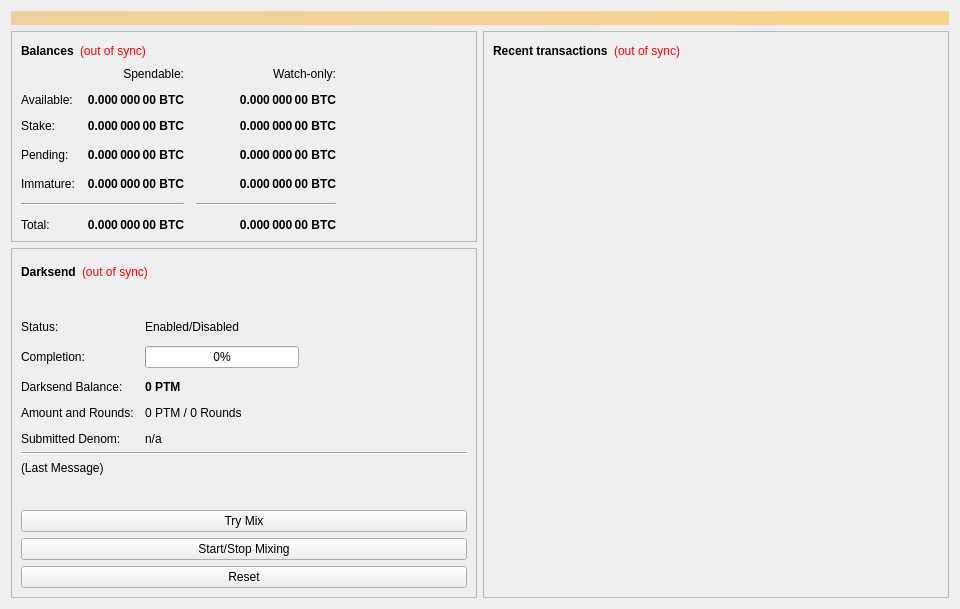
<?xml version="1.0" encoding="UTF-8"?>
<ui version="4.0">
 <class>OverviewPage</class>
 <widget class="QWidget" name="OverviewPage">
  <property name="geometry">
   <rect>
    <x>0</x>
    <y>0</y>
    <width>960</width>
    <height>594</height>
   </rect>
  </property>
  <property name="minimumSize">
   <size>
    <width>960</width>
    <height>0</height>
   </size>
  </property>
  <property name="windowTitle">
   <string>Form</string>
  </property>
  <layout class="QVBoxLayout" name="topLayout">
   <item>
    <widget class="QLabel" name="labelAlerts">
     <property name="visible">
      <bool>false</bool>
     </property>
     <property name="styleSheet">
      <string notr="true">background-color: qlineargradient(x1: 0, y1: 0, x2: 1, y2: 0, stop:0 #F0D0A0, stop:1 #F8D488); color:#000000;</string>
     </property>
     <property name="wordWrap">
      <bool>true</bool>
     </property>
     <property name="margin">
      <number>3</number>
     </property>
    </widget>
   </item>
   <item>
    <layout class="QHBoxLayout" name="horizontalLayout" stretch="1,1">
     <item>
      <layout class="QVBoxLayout" name="verticalLayout_2">
       <item>
        <widget class="QFrame" name="frame">
         <property name="frameShape">
          <enum>QFrame::StyledPanel</enum>
         </property>
         <property name="frameShadow">
          <enum>QFrame::Raised</enum>
         </property>
         <layout class="QVBoxLayout" name="verticalLayout_4">
          <item>
           <layout class="QHBoxLayout" name="horizontalLayout_4">
            <item>
             <widget class="QLabel" name="label_5">
              <property name="font">
               <font>
                <weight>75</weight>
                <bold>true</bold>
               </font>
              </property>
              <property name="text">
               <string>Balances</string>
              </property>
             </widget>
            </item>
            <item>
             <widget class="QLabel" name="labelWalletStatus">
              <property name="cursor">
               <cursorShape>WhatsThisCursor</cursorShape>
              </property>
              <property name="toolTip">
               <string>The displayed information may be out of date. Your wallet automatically synchronizes with the Positronium network after a connection is established, but this process has not completed yet.</string>
              </property>
              <property name="styleSheet">
               <string notr="true">QLabel { color: red; }</string>
              </property>
              <property name="text">
               <string notr="true">(out of sync)</string>
              </property>
              <property name="alignment">
               <set>Qt::AlignLeading|Qt::AlignLeft|Qt::AlignVCenter</set>
              </property>
             </widget>
            </item>
            <item>
             <spacer name="horizontalSpacer_3">
              <property name="orientation">
               <enum>Qt::Horizontal</enum>
              </property>
              <property name="sizeHint" stdset="0">
               <size>
                <width>40</width>
                <height>20</height>
               </size>
              </property>
             </spacer>
            </item>
           </layout>
          </item>
          <item>
           <layout class="QGridLayout" name="gridLayout">
            <property name="spacing">
             <number>12</number>
            </property>
            <item row="3" column="2">
             <widget class="QLabel" name="labelWatchPending">
              <property name="font">
               <font>
                <weight>75</weight>
                <bold>true</bold>
               </font>
              </property>
              <property name="cursor">
               <cursorShape>IBeamCursor</cursorShape>
              </property>
              <property name="toolTip">
               <string>Unconfirmed transactions to watch-only addresses</string>
              </property>
              <property name="text">
               <string notr="true">0.000 000 00 BTC</string>
              </property>
              <property name="alignment">
               <set>Qt::AlignRight|Qt::AlignTrailing|Qt::AlignVCenter</set>
              </property>
              <property name="textInteractionFlags">
               <set>Qt::LinksAccessibleByMouse|Qt::TextSelectableByKeyboard|Qt::TextSelectableByMouse</set>
              </property>
             </widget>
            </item>
            <item row="3" column="1">
             <widget class="QLabel" name="labelUnconfirmed">
              <property name="font">
               <font>
                <weight>75</weight>
                <bold>true</bold>
               </font>
              </property>
              <property name="cursor">
               <cursorShape>IBeamCursor</cursorShape>
              </property>
              <property name="toolTip">
               <string>Total of transactions that have yet to be confirmed, and do not yet count toward the spendable balance</string>
              </property>
              <property name="text">
               <string notr="true">0.000 000 00 BTC</string>
              </property>
              <property name="alignment">
               <set>Qt::AlignRight|Qt::AlignTrailing|Qt::AlignVCenter</set>
              </property>
              <property name="textInteractionFlags">
               <set>Qt::LinksAccessibleByMouse|Qt::TextSelectableByKeyboard|Qt::TextSelectableByMouse</set>
              </property>
             </widget>
            </item>
            <item row="4" column="2">
             <widget class="QLabel" name="labelWatchImmature">
              <property name="font">
               <font>
                <weight>75</weight>
                <bold>true</bold>
               </font>
              </property>
              <property name="cursor">
               <cursorShape>IBeamCursor</cursorShape>
              </property>
              <property name="toolTip">
               <string>Mined balance in watch-only addresses that has not yet matured</string>
              </property>
              <property name="text">
               <string notr="true">0.000 000 00 BTC</string>
              </property>
              <property name="alignment">
               <set>Qt::AlignRight|Qt::AlignTrailing|Qt::AlignVCenter</set>
              </property>
              <property name="textInteractionFlags">
               <set>Qt::LinksAccessibleByMouse|Qt::TextSelectableByKeyboard|Qt::TextSelectableByMouse</set>
              </property>
             </widget>
            </item>
            <item row="5" column="0" colspan="2">
             <widget class="Line" name="lineSpendableBalance">
              <property name="orientation">
               <enum>Qt::Horizontal</enum>
              </property>
             </widget>
            </item>
            <item row="5" column="2">
             <widget class="Line" name="lineWatchBalance">
              <property name="sizePolicy">
               <sizepolicy hsizetype="Preferred" vsizetype="Fixed">
                <horstretch>0</horstretch>
                <verstretch>0</verstretch>
               </sizepolicy>
              </property>
              <property name="minimumSize">
               <size>
                <width>140</width>
                <height>0</height>
               </size>
              </property>
              <property name="orientation">
               <enum>Qt::Horizontal</enum>
              </property>
             </widget>
            </item>
            <item row="6" column="0">
             <widget class="QLabel" name="labelTotalText">
              <property name="text">
               <string>Total:</string>
              </property>
             </widget>
            </item>
            <item row="4" column="1">
             <widget class="QLabel" name="labelImmature">
              <property name="font">
               <font>
                <weight>75</weight>
                <bold>true</bold>
               </font>
              </property>
              <property name="cursor">
               <cursorShape>IBeamCursor</cursorShape>
              </property>
              <property name="toolTip">
               <string>Mined balance that has not yet matured</string>
              </property>
              <property name="text">
               <string notr="true">0.000 000 00 BTC</string>
              </property>
              <property name="alignment">
               <set>Qt::AlignRight|Qt::AlignTrailing|Qt::AlignVCenter</set>
              </property>
              <property name="textInteractionFlags">
               <set>Qt::LinksAccessibleByMouse|Qt::TextSelectableByKeyboard|Qt::TextSelectableByMouse</set>
              </property>
             </widget>
            </item>
            <item row="3" column="3">
             <spacer name="horizontalSpacer_2">
              <property name="orientation">
               <enum>Qt::Horizontal</enum>
              </property>
              <property name="sizeHint" stdset="0">
               <size>
                <width>40</width>
                <height>20</height>
               </size>
              </property>
             </spacer>
            </item>
            <item row="4" column="0">
             <widget class="QLabel" name="labelImmatureText">
              <property name="text">
               <string>Immature:</string>
              </property>
             </widget>
            </item>
            <item row="6" column="1">
             <widget class="QLabel" name="labelTotal">
              <property name="font">
               <font>
                <weight>75</weight>
                <bold>true</bold>
               </font>
              </property>
              <property name="cursor">
               <cursorShape>IBeamCursor</cursorShape>
              </property>
              <property name="toolTip">
               <string>Your current total balance</string>
              </property>
              <property name="text">
               <string notr="true">0.000 000 00 BTC</string>
              </property>
              <property name="alignment">
               <set>Qt::AlignRight|Qt::AlignTrailing|Qt::AlignVCenter</set>
              </property>
              <property name="textInteractionFlags">
               <set>Qt::LinksAccessibleByMouse|Qt::TextSelectableByKeyboard|Qt::TextSelectableByMouse</set>
              </property>
             </widget>
            </item>
            <item row="6" column="2">
             <widget class="QLabel" name="labelWatchTotal">
              <property name="font">
               <font>
                <weight>75</weight>
                <bold>true</bold>
               </font>
              </property>
              <property name="cursor">
               <cursorShape>IBeamCursor</cursorShape>
              </property>
              <property name="toolTip">
               <string>Current total balance in watch-only addresses</string>
              </property>
              <property name="text">
               <string notr="true">0.000 000 00 BTC</string>
              </property>
              <property name="alignment">
               <set>Qt::AlignRight|Qt::AlignTrailing|Qt::AlignVCenter</set>
              </property>
              <property name="textInteractionFlags">
               <set>Qt::LinksAccessibleByMouse|Qt::TextSelectableByKeyboard|Qt::TextSelectableByMouse</set>
              </property>
             </widget>
            </item>
            <item row="0" column="2">
             <widget class="QLabel" name="labelWatchonly">
              <property name="text">
               <string>Watch-only:</string>
              </property>
              <property name="alignment">
               <set>Qt::AlignRight|Qt::AlignTrailing|Qt::AlignVCenter</set>
              </property>
             </widget>
            </item>
            <item row="1" column="0">
             <widget class="QLabel" name="labelBalanceText">
              <property name="text">
               <string>Available:</string>
              </property>
             </widget>
            </item>
            <item row="1" column="1">
             <widget class="QLabel" name="labelBalance">
              <property name="font">
               <font>
                <weight>75</weight>
                <bold>true</bold>
               </font>
              </property>
              <property name="cursor">
               <cursorShape>IBeamCursor</cursorShape>
              </property>
              <property name="toolTip">
               <string>Your current spendable balance</string>
              </property>
              <property name="text">
               <string notr="true">0.000 000 00 BTC</string>
              </property>
              <property name="alignment">
               <set>Qt::AlignRight|Qt::AlignTrailing|Qt::AlignVCenter</set>
              </property>
              <property name="textInteractionFlags">
               <set>Qt::LinksAccessibleByMouse|Qt::TextSelectableByKeyboard|Qt::TextSelectableByMouse</set>
              </property>
             </widget>
            </item>
            <item row="2" column="0">
             <widget class="QLabel" name="label_10">
              <property name="text">
               <string>Stake:</string>
              </property>
             </widget>
            </item>
            <item row="2" column="1">
             <widget class="QLabel" name="labelStake">
              <property name="font">
               <font>
                <weight>75</weight>
                <bold>true</bold>
               </font>
              </property>
              <property name="cursor">
               <cursorShape>IBeamCursor</cursorShape>
              </property>
              <property name="toolTip">
               <string>Total of coins that was staked, and do not yet count toward the current balance</string>
              </property>
              <property name="text">
               <string notr="true">0.000 000 00 BTC</string>
              </property>
              <property name="alignment">
               <set>Qt::AlignRight|Qt::AlignTrailing|Qt::AlignVCenter</set>
              </property>
              <property name="textInteractionFlags">
               <set>Qt::LinksAccessibleByMouse|Qt::TextSelectableByKeyboard|Qt::TextSelectableByMouse</set>
              </property>
             </widget>
            </item>
            <item row="2" column="2">
             <widget class="QLabel" name="labelWatchStake">
              <property name="font">
               <font>
                <weight>75</weight>
                <bold>true</bold>
               </font>
              </property>
              <property name="cursor">
               <cursorShape>IBeamCursor</cursorShape>
              </property>
              <property name="toolTip">
               <string>Total of coins that was staked in watch-only addresses, and do not yet count toward the current watch-only balance</string>
              </property>
              <property name="text">
               <string notr="true">0.000 000 00 BTC</string>
              </property>
              <property name="alignment">
               <set>Qt::AlignRight|Qt::AlignTrailing|Qt::AlignVCenter</set>
              </property>
              <property name="textInteractionFlags">
               <set>Qt::LinksAccessibleByMouse|Qt::TextSelectableByKeyboard|Qt::TextSelectableByMouse</set>
              </property>
             </widget>
            </item>
            <item row="1" column="2">
             <widget class="QLabel" name="labelWatchAvailable">
              <property name="font">
               <font>
                <weight>75</weight>
                <bold>true</bold>
               </font>
              </property>
              <property name="cursor">
               <cursorShape>IBeamCursor</cursorShape>
              </property>
              <property name="toolTip">
               <string>Your current balance in watch-only addresses</string>
              </property>
              <property name="text">
               <string notr="true">0.000 000 00 BTC</string>
              </property>
              <property name="alignment">
               <set>Qt::AlignRight|Qt::AlignTrailing|Qt::AlignVCenter</set>
              </property>
              <property name="textInteractionFlags">
               <set>Qt::LinksAccessibleByMouse|Qt::TextSelectableByKeyboard|Qt::TextSelectableByMouse</set>
              </property>
             </widget>
            </item>
            <item row="3" column="0">
             <widget class="QLabel" name="labelPendingText">
              <property name="text">
               <string>Pending:</string>
              </property>
             </widget>
            </item>
            <item row="0" column="1">
             <widget class="QLabel" name="labelSpendable">
              <property name="text">
               <string>Spendable:</string>
              </property>
              <property name="alignment">
               <set>Qt::AlignRight|Qt::AlignTrailing|Qt::AlignVCenter</set>
              </property>
             </widget>
            </item>
           </layout>
          </item>
         </layout>
        </widget>
       </item>
       <item>
        <widget class="QFrame" name="frameDarksend">
         <property name="sizePolicy">
          <sizepolicy hsizetype="Expanding" vsizetype="Expanding">
           <horstretch>0</horstretch>
           <verstretch>0</verstretch>
          </sizepolicy>
         </property>
         <property name="minimumSize">
          <size>
           <width>0</width>
           <height>350</height>
          </size>
         </property>
         <property name="layoutDirection">
          <enum>Qt::LeftToRight</enum>
         </property>
         <property name="frameShape">
          <enum>QFrame::StyledPanel</enum>
         </property>
         <property name="frameShadow">
          <enum>QFrame::Raised</enum>
         </property>
         <layout class="QVBoxLayout" name="verticalLayout_5">
          <item>
           <layout class="QHBoxLayout" name="horizontalLayout_5">
            <item>
             <widget class="QLabel" name="label_2">
              <property name="font">
               <font>
                <weight>75</weight>
                <bold>true</bold>
               </font>
              </property>
              <property name="text">
               <string>Darksend</string>
              </property>
             </widget>
            </item>
            <item>
             <widget class="QLabel" name="labelDarksendSyncStatus">
              <property name="toolTip">
               <string>The displayed information may be out of date. Your wallet automatically synchronizes with the Positronium network after a connection is established, but this process has not completed yet.</string>
              </property>
              <property name="styleSheet">
               <string notr="true">QLabel { color: red; }</string>
              </property>
              <property name="text">
               <string notr="true">(out of sync)</string>
              </property>
              <property name="alignment">
               <set>Qt::AlignLeading|Qt::AlignLeft|Qt::AlignVCenter</set>
              </property>
             </widget>
            </item>
            <item>
             <spacer name="horizontalSpacer_4">
              <property name="orientation">
               <enum>Qt::Horizontal</enum>
              </property>
              <property name="sizeHint" stdset="0">
               <size>
                <width>40</width>
                <height>20</height>
               </size>
              </property>
             </spacer>
            </item>
           </layout>
          </item>
          <item>
           <widget class="QPushButton" name="runAutoDenom">
            <property name="palette">
             <palette>
              <active>
               <colorrole role="WindowText">
                <brush brushstyle="SolidPattern">
                 <color alpha="255">
                  <red>0</red>
                  <green>0</green>
                  <blue>0</blue>
                 </color>
                </brush>
               </colorrole>
               <colorrole role="Button">
                <brush brushstyle="SolidPattern">
                 <color alpha="255">
                  <red>239</red>
                  <green>238</green>
                  <blue>238</blue>
                 </color>
                </brush>
               </colorrole>
               <colorrole role="Light">
                <brush brushstyle="SolidPattern">
                 <color alpha="255">
                  <red>255</red>
                  <green>255</green>
                  <blue>255</blue>
                 </color>
                </brush>
               </colorrole>
               <colorrole role="Midlight">
                <brush brushstyle="SolidPattern">
                 <color alpha="255">
                  <red>247</red>
                  <green>246</green>
                  <blue>246</blue>
                 </color>
                </brush>
               </colorrole>
               <colorrole role="Dark">
                <brush brushstyle="SolidPattern">
                 <color alpha="255">
                  <red>119</red>
                  <green>119</green>
                  <blue>119</blue>
                 </color>
                </brush>
               </colorrole>
               <colorrole role="Mid">
                <brush brushstyle="SolidPattern">
                 <color alpha="255">
                  <red>159</red>
                  <green>159</green>
                  <blue>159</blue>
                 </color>
                </brush>
               </colorrole>
               <colorrole role="Text">
                <brush brushstyle="SolidPattern">
                 <color alpha="255">
                  <red>0</red>
                  <green>0</green>
                  <blue>0</blue>
                 </color>
                </brush>
               </colorrole>
               <colorrole role="BrightText">
                <brush brushstyle="SolidPattern">
                 <color alpha="255">
                  <red>255</red>
                  <green>255</green>
                  <blue>255</blue>
                 </color>
                </brush>
               </colorrole>
               <colorrole role="ButtonText">
                <brush brushstyle="SolidPattern">
                 <color alpha="255">
                  <red>0</red>
                  <green>0</green>
                  <blue>0</blue>
                 </color>
                </brush>
               </colorrole>
               <colorrole role="Base">
                <brush brushstyle="SolidPattern">
                 <color alpha="255">
                  <red>255</red>
                  <green>255</green>
                  <blue>255</blue>
                 </color>
                </brush>
               </colorrole>
               <colorrole role="Window">
                <brush brushstyle="SolidPattern">
                 <color alpha="255">
                  <red>239</red>
                  <green>238</green>
                  <blue>238</blue>
                 </color>
                </brush>
               </colorrole>
               <colorrole role="Shadow">
                <brush brushstyle="SolidPattern">
                 <color alpha="255">
                  <red>0</red>
                  <green>0</green>
                  <blue>0</blue>
                 </color>
                </brush>
               </colorrole>
               <colorrole role="AlternateBase">
                <brush brushstyle="SolidPattern">
                 <color alpha="255">
                  <red>247</red>
                  <green>246</green>
                  <blue>246</blue>
                 </color>
                </brush>
               </colorrole>
               <colorrole role="ToolTipBase">
                <brush brushstyle="SolidPattern">
                 <color alpha="255">
                  <red>255</red>
                  <green>255</green>
                  <blue>220</blue>
                 </color>
                </brush>
               </colorrole>
               <colorrole role="ToolTipText">
                <brush brushstyle="SolidPattern">
                 <color alpha="255">
                  <red>0</red>
                  <green>0</green>
                  <blue>0</blue>
                 </color>
                </brush>
               </colorrole>
              </active>
              <inactive>
               <colorrole role="WindowText">
                <brush brushstyle="SolidPattern">
                 <color alpha="255">
                  <red>0</red>
                  <green>0</green>
                  <blue>0</blue>
                 </color>
                </brush>
               </colorrole>
               <colorrole role="Button">
                <brush brushstyle="SolidPattern">
                 <color alpha="255">
                  <red>239</red>
                  <green>238</green>
                  <blue>238</blue>
                 </color>
                </brush>
               </colorrole>
               <colorrole role="Light">
                <brush brushstyle="SolidPattern">
                 <color alpha="255">
                  <red>255</red>
                  <green>255</green>
                  <blue>255</blue>
                 </color>
                </brush>
               </colorrole>
               <colorrole role="Midlight">
                <brush brushstyle="SolidPattern">
                 <color alpha="255">
                  <red>247</red>
                  <green>246</green>
                  <blue>246</blue>
                 </color>
                </brush>
               </colorrole>
               <colorrole role="Dark">
                <brush brushstyle="SolidPattern">
                 <color alpha="255">
                  <red>119</red>
                  <green>119</green>
                  <blue>119</blue>
                 </color>
                </brush>
               </colorrole>
               <colorrole role="Mid">
                <brush brushstyle="SolidPattern">
                 <color alpha="255">
                  <red>159</red>
                  <green>159</green>
                  <blue>159</blue>
                 </color>
                </brush>
               </colorrole>
               <colorrole role="Text">
                <brush brushstyle="SolidPattern">
                 <color alpha="255">
                  <red>0</red>
                  <green>0</green>
                  <blue>0</blue>
                 </color>
                </brush>
               </colorrole>
               <colorrole role="BrightText">
                <brush brushstyle="SolidPattern">
                 <color alpha="255">
                  <red>255</red>
                  <green>255</green>
                  <blue>255</blue>
                 </color>
                </brush>
               </colorrole>
               <colorrole role="ButtonText">
                <brush brushstyle="SolidPattern">
                 <color alpha="255">
                  <red>0</red>
                  <green>0</green>
                  <blue>0</blue>
                 </color>
                </brush>
               </colorrole>
               <colorrole role="Base">
                <brush brushstyle="SolidPattern">
                 <color alpha="255">
                  <red>255</red>
                  <green>255</green>
                  <blue>255</blue>
                 </color>
                </brush>
               </colorrole>
               <colorrole role="Window">
                <brush brushstyle="SolidPattern">
                 <color alpha="255">
                  <red>239</red>
                  <green>238</green>
                  <blue>238</blue>
                 </color>
                </brush>
               </colorrole>
               <colorrole role="Shadow">
                <brush brushstyle="SolidPattern">
                 <color alpha="255">
                  <red>0</red>
                  <green>0</green>
                  <blue>0</blue>
                 </color>
                </brush>
               </colorrole>
               <colorrole role="AlternateBase">
                <brush brushstyle="SolidPattern">
                 <color alpha="255">
                  <red>247</red>
                  <green>246</green>
                  <blue>246</blue>
                 </color>
                </brush>
               </colorrole>
               <colorrole role="ToolTipBase">
                <brush brushstyle="SolidPattern">
                 <color alpha="255">
                  <red>255</red>
                  <green>255</green>
                  <blue>220</blue>
                 </color>
                </brush>
               </colorrole>
               <colorrole role="ToolTipText">
                <brush brushstyle="SolidPattern">
                 <color alpha="255">
                  <red>0</red>
                  <green>0</green>
                  <blue>0</blue>
                 </color>
                </brush>
               </colorrole>
              </inactive>
              <disabled>
               <colorrole role="WindowText">
                <brush brushstyle="SolidPattern">
                 <color alpha="255">
                  <red>119</red>
                  <green>119</green>
                  <blue>119</blue>
                 </color>
                </brush>
               </colorrole>
               <colorrole role="Button">
                <brush brushstyle="SolidPattern">
                 <color alpha="255">
                  <red>239</red>
                  <green>238</green>
                  <blue>238</blue>
                 </color>
                </brush>
               </colorrole>
               <colorrole role="Light">
                <brush brushstyle="SolidPattern">
                 <color alpha="255">
                  <red>255</red>
                  <green>255</green>
                  <blue>255</blue>
                 </color>
                </brush>
               </colorrole>
               <colorrole role="Midlight">
                <brush brushstyle="SolidPattern">
                 <color alpha="255">
                  <red>247</red>
                  <green>246</green>
                  <blue>246</blue>
                 </color>
                </brush>
               </colorrole>
               <colorrole role="Dark">
                <brush brushstyle="SolidPattern">
                 <color alpha="255">
                  <red>119</red>
                  <green>119</green>
                  <blue>119</blue>
                 </color>
                </brush>
               </colorrole>
               <colorrole role="Mid">
                <brush brushstyle="SolidPattern">
                 <color alpha="255">
                  <red>159</red>
                  <green>159</green>
                  <blue>159</blue>
                 </color>
                </brush>
               </colorrole>
               <colorrole role="Text">
                <brush brushstyle="SolidPattern">
                 <color alpha="255">
                  <red>119</red>
                  <green>119</green>
                  <blue>119</blue>
                 </color>
                </brush>
               </colorrole>
               <colorrole role="BrightText">
                <brush brushstyle="SolidPattern">
                 <color alpha="255">
                  <red>255</red>
                  <green>255</green>
                  <blue>255</blue>
                 </color>
                </brush>
               </colorrole>
               <colorrole role="ButtonText">
                <brush brushstyle="SolidPattern">
                 <color alpha="255">
                  <red>119</red>
                  <green>119</green>
                  <blue>119</blue>
                 </color>
                </brush>
               </colorrole>
               <colorrole role="Base">
                <brush brushstyle="SolidPattern">
                 <color alpha="255">
                  <red>239</red>
                  <green>238</green>
                  <blue>238</blue>
                 </color>
                </brush>
               </colorrole>
               <colorrole role="Window">
                <brush brushstyle="SolidPattern">
                 <color alpha="255">
                  <red>239</red>
                  <green>238</green>
                  <blue>238</blue>
                 </color>
                </brush>
               </colorrole>
               <colorrole role="Shadow">
                <brush brushstyle="SolidPattern">
                 <color alpha="255">
                  <red>0</red>
                  <green>0</green>
                  <blue>0</blue>
                 </color>
                </brush>
               </colorrole>
               <colorrole role="AlternateBase">
                <brush brushstyle="SolidPattern">
                 <color alpha="255">
                  <red>239</red>
                  <green>238</green>
                  <blue>238</blue>
                 </color>
                </brush>
               </colorrole>
               <colorrole role="ToolTipBase">
                <brush brushstyle="SolidPattern">
                 <color alpha="255">
                  <red>255</red>
                  <green>255</green>
                  <blue>220</blue>
                 </color>
                </brush>
               </colorrole>
               <colorrole role="ToolTipText">
                <brush brushstyle="SolidPattern">
                 <color alpha="255">
                  <red>0</red>
                  <green>0</green>
                  <blue>0</blue>
                 </color>
                </brush>
               </colorrole>
              </disabled>
             </palette>
            </property>
            <property name="focusPolicy">
             <enum>Qt::NoFocus</enum>
            </property>
            <property name="autoFillBackground">
             <bool>true</bool>
            </property>
            <property name="text">
             <string/>
            </property>
            <property name="flat">
             <bool>true</bool>
            </property>
           </widget>
          </item>
          <item>
           <layout class="QFormLayout" name="formLayout">
            <property name="fieldGrowthPolicy">
             <enum>QFormLayout::AllNonFixedFieldsGrow</enum>
            </property>
            <property name="horizontalSpacing">
             <number>11</number>
            </property>
            <property name="verticalSpacing">
             <number>12</number>
            </property>
            <item row="0" column="0">
             <widget class="QLabel" name="label_6">
              <property name="text">
               <string>Status:</string>
              </property>
             </widget>
            </item>
            <item row="1" column="0">
             <widget class="QLabel" name="label_7">
              <property name="text">
               <string>Completion:</string>
              </property>
             </widget>
            </item>
            <item row="1" column="1">
             <widget class="QProgressBar" name="darksendProgress">
              <property name="maximumSize">
               <size>
                <width>154</width>
                <height>16777215</height>
               </size>
              </property>
              <property name="value">
               <number>0</number>
              </property>
             </widget>
            </item>
            <item row="3" column="0">
             <widget class="QLabel" name="labelAnonymizedText">
              <property name="text">
               <string>Darksend Balance:</string>
              </property>
             </widget>
            </item>
            <item row="3" column="1">
             <widget class="QLabel" name="labelAnonymized">
              <property name="font">
               <font>
                <weight>75</weight>
                <bold>true</bold>
               </font>
              </property>
              <property name="text">
               <string notr="true">0 PTM</string>
              </property>
             </widget>
            </item>
            <item row="4" column="0">
             <widget class="QLabel" name="label_8">
              <property name="text">
               <string>Amount and Rounds:</string>
              </property>
             </widget>
            </item>
            <item row="4" column="1">
             <widget class="QLabel" name="labelAmountRounds">
              <property name="text">
               <string>0 PTM / 0 Rounds</string>
              </property>
             </widget>
            </item>
            <item row="5" column="0">
             <widget class="QLabel" name="label_9">
              <property name="text">
               <string>Submitted Denom:</string>
              </property>
             </widget>
            </item>
            <item row="5" column="1">
             <widget class="QLabel" name="labelSubmittedDenom">
              <property name="toolTip">
               <string>The denominations you submitted to the Masternode.&lt;br&gt;To mix, other users must submit the exact same denominations.</string>
              </property>
              <property name="text">
               <string>n/a</string>
              </property>
             </widget>
            </item>
            <item row="0" column="1">
             <widget class="QLabel" name="darksendEnabled">
              <property name="text">
               <string>Enabled/Disabled</string>
              </property>
             </widget>
            </item>
           </layout>
          </item>
          <item>
           <widget class="Line" name="lineLastMessage">
            <property name="orientation">
             <enum>Qt::Horizontal</enum>
            </property>
           </widget>
          </item>
          <item>
           <widget class="QLabel" name="darksendStatus">
            <property name="minimumSize">
             <size>
              <width>288</width>
              <height>43</height>
             </size>
            </property>
            <property name="text">
             <string>(Last Message)</string>
            </property>
            <property name="alignment">
             <set>Qt::AlignLeading|Qt::AlignLeft|Qt::AlignTop</set>
            </property>
            <property name="wordWrap">
             <bool>true</bool>
            </property>
           </widget>
          </item>
          <item>
           <widget class="QPushButton" name="darksendAuto">
            <property name="sizePolicy">
             <sizepolicy hsizetype="MinimumExpanding" vsizetype="Fixed">
              <horstretch>0</horstretch>
              <verstretch>0</verstretch>
             </sizepolicy>
            </property>
            <property name="toolTip">
             <string>Try to manually submit a Darksend request.</string>
            </property>
            <property name="text">
             <string>Try Mix</string>
            </property>
           </widget>
          </item>
          <item>
           <widget class="QPushButton" name="toggleDarksend">
            <property name="sizePolicy">
             <sizepolicy hsizetype="MinimumExpanding" vsizetype="Fixed">
              <horstretch>0</horstretch>
              <verstretch>0</verstretch>
             </sizepolicy>
            </property>
            <property name="text">
             <string>Start/Stop Mixing</string>
            </property>
           </widget>
          </item>
          <item>
           <widget class="QPushButton" name="darksendReset">
            <property name="sizePolicy">
             <sizepolicy hsizetype="MinimumExpanding" vsizetype="Fixed">
              <horstretch>0</horstretch>
              <verstretch>0</verstretch>
             </sizepolicy>
            </property>
            <property name="toolTip">
             <string>Reset the current status of Darksend (can interrupt Darksend if it's in the process of Mixing, which can cost you money!)</string>
            </property>
            <property name="autoFillBackground">
             <bool>false</bool>
            </property>
            <property name="text">
             <string>Reset</string>
            </property>
           </widget>
          </item>
         </layout>
        </widget>
       </item>
       <item>
        <spacer name="verticalSpacer">
         <property name="orientation">
          <enum>Qt::Vertical</enum>
         </property>
         <property name="sizeHint" stdset="0">
          <size>
           <width>20</width>
           <height>40</height>
          </size>
         </property>
        </spacer>
       </item>
      </layout>
     </item>
     <item>
      <layout class="QVBoxLayout" name="verticalLayout_3">
       <item>
        <widget class="QFrame" name="frame_2">
         <property name="frameShape">
          <enum>QFrame::StyledPanel</enum>
         </property>
         <property name="frameShadow">
          <enum>QFrame::Raised</enum>
         </property>
         <layout class="QVBoxLayout" name="verticalLayout">
          <item>
           <layout class="QHBoxLayout" name="horizontalLayout_2">
            <item>
             <widget class="QLabel" name="label_4">
              <property name="font">
               <font>
                <weight>75</weight>
                <bold>true</bold>
               </font>
              </property>
              <property name="text">
               <string>Recent transactions</string>
              </property>
             </widget>
            </item>
            <item>
             <widget class="QLabel" name="labelTransactionsStatus">
              <property name="cursor">
               <cursorShape>WhatsThisCursor</cursorShape>
              </property>
              <property name="toolTip">
               <string>The displayed information may be out of date. Your wallet automatically synchronizes with the Positronium network after a connection is established, but this process has not completed yet.</string>
              </property>
              <property name="styleSheet">
               <string notr="true">QLabel { color: red; }</string>
              </property>
              <property name="text">
               <string notr="true">(out of sync)</string>
              </property>
              <property name="alignment">
               <set>Qt::AlignRight|Qt::AlignTrailing|Qt::AlignVCenter</set>
              </property>
             </widget>
            </item>
            <item>
             <spacer name="horizontalSpacer">
              <property name="orientation">
               <enum>Qt::Horizontal</enum>
              </property>
              <property name="sizeHint" stdset="0">
               <size>
                <width>40</width>
                <height>20</height>
               </size>
              </property>
             </spacer>
            </item>
           </layout>
          </item>
          <item>
           <widget class="QListView" name="listTransactions">
            <property name="styleSheet">
             <string notr="true">QListView { background: transparent; }</string>
            </property>
            <property name="frameShape">
             <enum>QFrame::NoFrame</enum>
            </property>
            <property name="verticalScrollBarPolicy">
             <enum>Qt::ScrollBarAlwaysOff</enum>
            </property>
            <property name="horizontalScrollBarPolicy">
             <enum>Qt::ScrollBarAlwaysOff</enum>
            </property>
            <property name="selectionMode">
             <enum>QAbstractItemView::NoSelection</enum>
            </property>
           </widget>
          </item>
         </layout>
        </widget>
       </item>
      </layout>
     </item>
    </layout>
   </item>
  </layout>
 </widget>
 <resources/>
 <connections/>
</ui>
